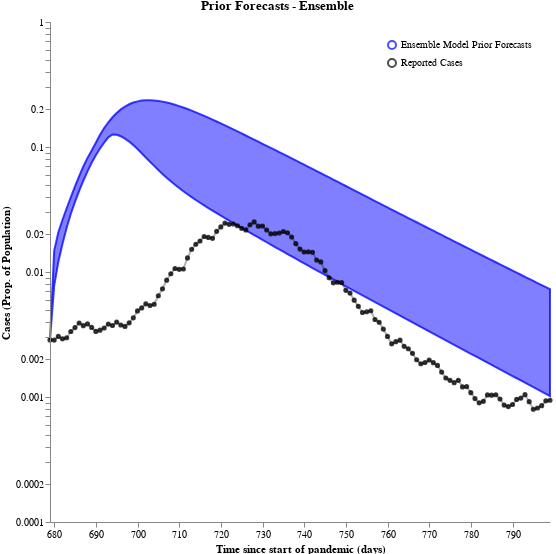

This figure's notebook cell:
### Code cell
# ensemble_prior_forecasts = sample(ensemble, all_timepoints, num_samples)

ensemble_prior_forecasts_df = convert_to_output_format(ensemble_prior_forecasts, all_timepoints, time_unit="days")
case_df = pd.DataFrame({"Reported Cases": plotting_cases, 
                        "timepoint_days": all_timepoints})

schema = plot_trajectories("Prior Forecasts - Ensemble", 
                           ensemble_prior_forecasts_df,
                            points=case_df,
                            keep=["Cases_sol"],
                            relabel={"Cases_sol": "Ensemble Model Prior Forecasts"},
                            colors={
                                "Ensemble Model Prior Forecasts": "blue",
                                "Reported Cases": "black",
                            })
plots.save_schema(schema, "_schema.json")
plots.ipy_display(schema)

### Figure 1 — Vega specification as saved in the notebook (floating-point values rounded to 4 significant figures)
{"$schema": "https://vega.github.io/schema/vega/v5.json", "axes": [{"name": "x_axis", "orient": "bottom", "scale": "xscale", "title": "Time since start of pandemic (days)", "zindex": 100}, {"name": "y_axis", "orient": "left", "scale": "yscale", "title": "Cases (Prop. of Population)", "zindex": 100}], "data": [{"name": "distributions", "values": [{"lower": 0.00286, "timepoint": 679, "trajectory": "Ensemble Model Prior Forecasts", "upper": 0.00286}, {"lower": 0.007753, "timepoint": 680, "trajectory": "Ensemble Model Prior Forecasts", "upper": 0.01476}, {"lower": 0.01208, "timepoint": 681, "trajectory": "Ensemble Model Prior Forecasts", "upper": 0.02079}, {"lower": 0.01685, "timepoint": 682, "trajectory": "Ensemble Model Prior Forecasts", "upper": 0.0262}, {"lower": 0.02257, "timepoint": 683, "trajectory": "Ensemble Model Prior Forecasts", "upper": 0.03234}, {"lower": 0.02925, "timepoint": 684, "trajectory": "Ensemble Model Prior Forecasts", "upper": 0.03968}, {"lower": 0.03635, "timepoint": 685, "trajectory": "Ensemble Model Prior Forecasts", "upper": 0.04844}, {"lower": 0.04451, "timepoint": 686, "trajectory": "Ensemble Model Prior Forecasts", "upper": 0.05855}, {"lower": 0.05372, "timepoint": 687, "trajectory": "Ensemble Model Prior Forecasts", "upper": 0.06979}, {"lower": 0.06387, "timepoint": 688, "trajectory": "Ensemble Model Prior Forecasts", "upper": 0.08177}, {"lower": 0.07481, "timepoint": 689, "trajectory": "Ensemble Model Prior Forecasts", "upper": 0.09388}, {"lower": 0.08604, "timepoint": 690, "trajectory": "Ensemble Model Prior Forecasts", "upper": 0.1082}, {"lower": 0.09723, "timepoint": 691, "trajectory": "Ensemble Model Prior Forecasts", "upper": 0.125}, {"lower": 0.1085, "timepoint": 692, "trajectory": "Ensemble Model Prior Forecasts", "upper": 0.1417}, {"lower": 0.1195, "timepoint": 693, "trajectory": "Ensemble Model Prior Forecasts", "upper": 0.1577}, {"lower": 0.126, "timepoint": 694, "trajectory": "Ensemble Model Prior Forecasts", "upper": 0.1729}, {"lower": 0.1251, "timepoint": 695, "trajectory": "Ensemble Model Prior Forecasts", "upper": 0.1873}, {"lower": 0.1219, "timepoint": 696, "trajectory": "Ensemble Model Prior Forecasts", "upper": 0.2}, {"lower": 0.1168, "timepoint": 697, "trajectory": "Ensemble Model Prior Forecasts", "upper": 0.2109}, {"lower": 0.1105, "timepoint": 698, "trajectory": "Ensemble Model Prior Forecasts", "upper": 0.2198}, {"lower": 0.1035, "timepoint": 699, "trajectory": "Ensemble Model Prior Forecasts", "upper": 0.2267}, {"lower": 0.09632, "timepoint": 700, "trajectory": "Ensemble Model Prior Forecasts", "upper": 0.2317}, {"lower": 0.08924, "timepoint": 701, "trajectory": "Ensemble Model Prior Forecasts", "upper": 0.235}, {"lower": 0.08252, "timepoint": 702, "trajectory": "Ensemble Model Prior Forecasts", "upper": 0.2367}, {"lower": 0.07628, "timepoint": 703, "trajectory": "Ensemble Model Prior Forecasts", "upper": 0.2369}, {"lower": 0.0706, "timepoint": 704, "trajectory": "Ensemble Model Prior Forecasts", "upper": 0.2359}, {"lower": 0.06547, "timepoint": 705, "trajectory": "Ensemble Model Prior Forecasts", "upper": 0.2338}, {"lower": 0.06089, "timepoint": 706, "trajectory": "Ensemble Model Prior Forecasts", "upper": 0.2307}, {"lower": 0.0568, "timepoint": 707, "trajectory": "Ensemble Model Prior Forecasts", "upper": 0.227}, {"lower": 0.05314, "timepoint": 708, "trajectory": "Ensemble Model Prior Forecasts", "upper": 0.2226}, {"lower": 0.04988, "timepoint": 709, "trajectory": "Ensemble Model Prior Forecasts", "upper": 0.2177}, {"lower": 0.04694, "timepoint": 710, "trajectory": "Ensemble Model Prior Forecasts", "upper": 0.2124}, {"lower": 0.04429, "timepoint": 711, "trajectory": "Ensemble Model Prior Forecasts", "upper": 0.2069}, {"lower": 0.04189, "timepoint": 712, "trajectory": "Ensemble Model Prior Forecasts", "upper": 0.2012}, {"lower": 0.0397, "timepoint": 713, "trajectory": "Ensemble Model Prior Forecasts", "upper": 0.1953}, {"lower": 0.03768, "timepoint": 714, "trajectory": "Ensemble Model Prior Forecasts", "upper": 0.1894}, {"lower": 0.03582, "timepoint": 715, "trajectory": "Ensemble Model Prior Forecasts", "upper": 0.1834}, {"lower": 0.03409, "timepoint": 716, "trajectory": "Ensemble Model Prior Forecasts", "upper": 0.1775}, {"lower": 0.03248, "timepoint": 717, "trajectory": "Ensemble Model Prior Forecasts", "upper": 0.1716}, {"lower": 0.03097, "timepoint": 718, "trajectory": "Ensemble Model Prior Forecasts", "upper": 0.1657}, {"lower": 0.02955, "timepoint": 719, "trajectory": "Ensemble Model Prior Forecasts", "upper": 0.16}, {"lower": 0.02821, "timepoint": 720, "trajectory": "Ensemble Model Prior Forecasts", "upper": 0.1544}, {"lower": 0.02695, "timepoint": 721, "trajectory": "Ensemble Model Prior Forecasts", "upper": 0.1489}, {"lower": 0.02575, "timepoint": 722, "trajectory": "Ensemble Model Prior Forecasts", "upper": 0.1436}, {"lower": 0.02462, "timepoint": 723, "trajectory": "Ensemble Model Prior Forecasts", "upper": 0.1384}, {"lower": 0.02354, "timepoint": 724, "trajectory": "Ensemble Model Prior Forecasts", "upper": 0.1333}, {"lower": 0.02252, "timepoint": 725, "trajectory": "Ensemble Model Prior Forecasts", "upper": 0.1284}, {"lower": 0.02154, "timepoint": 726, "trajectory": "Ensemble Model Prior Forecasts", "upper": 0.1236}, {"lower": 0.02061, "timepoint": 727, "trajectory": "Ensemble Model Prior Forecasts", "upper": 0.119}, {"lower": 0.01973, "timepoint": 728, "trajectory": "Ensemble Model Prior Forecasts", "upper": 0.1146}, {"lower": 0.01888, "timepoint": 729, "trajectory": "Ensemble Model Prior Forecasts", "upper": 0.1103}, {"lower": 0.01808, "timepoint": 730, "trajectory": "Ensemble Model Prior Forecasts", "upper": 0.1061}, {"lower": 0.0173, "timepoint": 731, "trajectory": "Ensemble Model Prior Forecasts", "upper": 0.1022}, {"lower": 0.01655, "timepoint": 732, "trajectory": "Ensemble Model Prior Forecasts", "upper": 0.09837}, {"lower": 0.01585, "timepoint": 733, "trajectory": "Ensemble Model Prior Forecasts", "upper": 0.09469}, {"lower": 0.01517, "timepoint": 734, "trajectory": "Ensemble Model Prior Forecasts", "upper": 0.09113}, {"lower": 0.01453, "timepoint": 735, "trajectory": "Ensemble Model Prior Forecasts", "upper": 0.08769}, {"lower": 0.01391, "timepoint": 736, "trajectory": "Ensemble Model Prior Forecasts", "upper": 0.08437}, {"lower": 0.01333, "timepoint": 737, "trajectory": "Ensemble Model Prior Forecasts", "upper": 0.08117}, {"lower": 0.01277, "timepoint": 738, "trajectory": "Ensemble Model Prior Forecasts", "upper": 0.07808}, {"lower": 0.01223, "timepoint": 739, "trajectory": "Ensemble Model Prior Forecasts", "upper": 0.0751}, {"lower": 0.01172, "timepoint": 740, "trajectory": "Ensemble Model Prior Forecasts", "upper": 0.07223}, {"lower": 0.01123, "timepoint": 741, "trajectory": "Ensemble Model Prior Forecasts", "upper": 0.06946}, {"lower": 0.01076, "timepoint": 742, "trajectory": "Ensemble Model Prior Forecasts", "upper": 0.0668}, {"lower": 0.01032, "timepoint": 743, "trajectory": "Ensemble Model Prior Forecasts", "upper": 0.06423}, {"lower": 0.009889, "timepoint": 744, "trajectory": "Ensemble Model Prior Forecasts", "upper": 0.06176}, {"lower": 0.00948, "timepoint": 745, "trajectory": "Ensemble Model Prior Forecasts", "upper": 0.05938}, {"lower": 0.009089, "timepoint": 746, "trajectory": "Ensemble Model Prior Forecasts", "upper": 0.05709}, {"lower": 0.008714, "timepoint": 747, "trajectory": "Ensemble Model Prior Forecasts", "upper": 0.05489}, {"lower": 0.008356, "timepoint": 748, "trajectory": "Ensemble Model Prior Forecasts", "upper": 0.05277}, {"lower": 0.008013, "timepoint": 749, "trajectory": "Ensemble Model Prior Forecasts", "upper": 0.05073}, {"lower": 0.007685, "timepoint": 750, "trajectory": "Ensemble Model Prior Forecasts", "upper": 0.04876}, {"lower": 0.00737, "timepoint": 751, "trajectory": "Ensemble Model Prior Forecasts", "upper": 0.04688}, {"lower": 0.007069, "timepoint": 752, "trajectory": "Ensemble Model Prior Forecasts", "upper": 0.04506}, {"lower": 0.006781, "timepoint": 753, "trajectory": "Ensemble Model Prior Forecasts", "upper": 0.04331}, {"lower": 0.006505, "timepoint": 754, "trajectory": "Ensemble Model Prior Forecasts", "upper": 0.04163}, {"lower": 0.00624, "timepoint": 755, "trajectory": "Ensemble Model Prior Forecasts", "upper": 0.04002}, {"lower": 0.005987, "timepoint": 756, "trajectory": "Ensemble Model Prior Forecasts", "upper": 0.03847}, {"lower": 0.005744, "timepoint": 757, "trajectory": "Ensemble Model Prior Forecasts", "upper": 0.03697}, {"lower": 0.005511, "timepoint": 758, "trajectory": "Ensemble Model Prior Forecasts", "upper": 0.03554}, {"lower": 0.005287, "timepoint": 759, "trajectory": "Ensemble Model Prior Forecasts", "upper": 0.03417}, {"lower": 0.005071, "timepoint": 760, "trajectory": "Ensemble Model Prior Forecasts", "upper": 0.03286}, {"lower": 0.004864, "timepoint": 761, "trajectory": "Ensemble Model Prior Forecasts", "upper": 0.0316}, {"lower": 0.004666, "timepoint": 762, "trajectory": "Ensemble Model Prior Forecasts", "upper": 0.03039}, {"lower": 0.004476, "timepoint": 763, "trajectory": "Ensemble Model Prior Forecasts", "upper": 0.02922}, {"lower": 0.004294, "timepoint": 764, "trajectory": "Ensemble Model Prior Forecasts", "upper": 0.0281}, {"lower": 0.00412, "timepoint": 765, "trajectory": "Ensemble Model Prior Forecasts", "upper": 0.02703}, {"lower": 0.003953, "timepoint": 766, "trajectory": "Ensemble Model Prior Forecasts", "upper": 0.02599}, {"lower": 0.003792, "timepoint": 767, "trajectory": "Ensemble Model Prior Forecasts", "upper": 0.025}, {"lower": 0.003638, "timepoint": 768, "trajectory": "Ensemble Model Prior Forecasts", "upper": 0.02404}, {"lower": 0.003491, "timepoint": 769, "trajectory": "Ensemble Model Prior Forecasts", "upper": 0.02312}, {"lower": 0.003349, "timepoint": 770, "trajectory": "Ensemble Model Prior Forecasts", "upper": 0.02224}, {"lower": 0.003214, "timepoint": 771, "trajectory": "Ensemble Model Prior Forecasts", "upper": 0.02139}, {"lower": 0.003084, "timepoint": 772, "trajectory": "Ensemble Model Prior Forecasts", "upper": 0.02057}, {"lower": 0.002959, "timepoint": 773, "trajectory": "Ensemble Model Prior Forecasts", "upper": 0.01979}, {"lower": 0.002839, "timepoint": 774, "trajectory": "Ensemble Model Prior Forecasts", "upper": 0.01903}, {"lower": 0.002725, "timepoint": 775, "trajectory": "Ensemble Model Prior Forecasts", "upper": 0.01831}, {"lower": 0.002615, "timepoint": 776, "trajectory": "Ensemble Model Prior Forecasts", "upper": 0.01761}, {"lower": 0.002509, "timepoint": 777, "trajectory": "Ensemble Model Prior Forecasts", "upper": 0.01694}, {"lower": 0.002408, "timepoint": 778, "trajectory": "Ensemble Model Prior Forecasts", "upper": 0.0163}, {"lower": 0.002311, "timepoint": 779, "trajectory": "Ensemble Model Prior Forecasts", "upper": 0.01568}, {"lower": 0.002218, "timepoint": 780, "trajectory": "Ensemble Model Prior Forecasts", "upper": 0.01508}, {"lower": 0.002128, "timepoint": 781, "trajectory": "Ensemble Model Prior Forecasts", "upper": 0.01451}, {"lower": 0.002043, "timepoint": 782, "trajectory": "Ensemble Model Prior Forecasts", "upper": 0.01396}, {"lower": 0.001961, "timepoint": 783, "trajectory": "Ensemble Model Prior Forecasts", "upper": 0.01343}, {"lower": 0.001882, "timepoint": 784, "trajectory": "Ensemble Model Prior Forecasts", "upper": 0.01292}, {"lower": 0.001806, "timepoint": 785, "trajectory": "Ensemble Model Prior Forecasts", "upper": 0.01244}, {"lower": 0.001734, "timepoint": 786, "trajectory": "Ensemble Model Prior Forecasts", "upper": 0.01197}, {"lower": 0.001664, "timepoint": 787, "trajectory": "Ensemble Model Prior Forecasts", "upper": 0.01151}, {"lower": 0.001597, "timepoint": 788, "trajectory": "Ensemble Model Prior Forecasts", "upper": 0.01108}, {"lower": 0.001533, "timepoint": 789, "trajectory": "Ensemble Model Prior Forecasts", "upper": 0.01066}, {"lower": 0.001472, "timepoint": 790, "trajectory": "Ensemble Model Prior Forecasts", "upper": 0.01026}, {"lower": 0.001413, "timepoint": 791, "trajectory": "Ensemble Model Prior Forecasts", "upper": 0.009877}, {"lower": 0.001356, "timepoint": 792, "trajectory": "Ensemble Model Prior Forecasts", "upper": 0.009506}, {"lower": 0.001302, "timepoint": 793, "trajectory": "Ensemble Model Prior Forecasts", "upper": 0.00915}, {"lower": 0.00125, "timepoint": 794, "trajectory": "Ensemble Model Prior Forecasts", "upper": 0.008808}, {"lower": 0.0012, "timepoint": 795, "trajectory": "Ensemble Model Prior Forecasts", "upper": 0.008478}, {"lower": 0.001152, "timepoint": 796, "trajectory": "Ensemble Model Prior Forecasts", "upper": 0.008162}, {"lower": 0.001106, "timepoint": 797, "trajectory": "Ensemble Model Prior Forecasts", "upper": 0.007857}, {"lower": 0.001061, "timepoint": 798, "trajectory": "Ensemble Model Prior Forecasts", "upper": 0.007565}, {"lower": 0.001019, "timepoint": 799, "trajectory": "Ensemble Model Prior Forecasts", "upper": 0.007283}]}, {"name": "traces", "transform": [{"expr": "isValid(datum.value)", "type": "filter"}], "values": []}, {"name": "points", "values": [{"sample_id": 0, "timepoint": 679, "trajectory": "Reported Cases", "value": 0.00286}, {"sample_id": 0, "timepoint": 680, "trajectory": "Reported Cases", "value": 0.002851}, {"sample_id": 0, "timepoint": 681, "trajectory": "Reported Cases", "value": 0.003051}, {"sample_id": 0, "timepoint": 682, "trajectory": "Reported Cases", "value": 0.002919}, {"sample_id": 0, "timepoint": 683, "trajectory": "Reported Cases", "value": 0.002978}, {"sample_id": 0, "timepoint": 684, "trajectory": "Reported Cases", "value": 0.00334}, {"sample_id": 0, "timepoint": 685, "trajectory": "Reported Cases", "value": 0.003593}, {"sample_id": 0, "timepoint": 686, "trajectory": "Reported Cases", "value": 0.003907}, {"sample_id": 0, "timepoint": 687, "trajectory": "Reported Cases", "value": 0.003723}, {"sample_id": 0, "timepoint": 688, "trajectory": "Reported Cases", "value": 0.003843}, {"sample_id": 0, "timepoint": 689, "trajectory": "Reported Cases", "value": 0.003604}, {"sample_id": 0, "timepoint": 690, "trajectory": "Reported Cases", "value": 0.003349}, {"sample_id": 0, "timepoint": 691, "trajectory": "Reported Cases", "value": 0.003425}, {"sample_id": 0, "timepoint": 692, "trajectory": "Reported Cases", "value": 0.003563}, {"sample_id": 0, "timepoint": 693, "trajectory": "Reported Cases", "value": 0.003831}, {"sample_id": 0, "timepoint": 694, "trajectory": "Reported Cases", "value": 0.003732}, {"sample_id": 0, "timepoint": 695, "trajectory": "Reported Cases", "value": 0.003974}, {"sample_id": 0, "timepoint": 696, "trajectory": "Reported Cases", "value": 0.00377}, {"sample_id": 0, "timepoint": 697, "trajectory": "Reported Cases", "value": 0.00367}, {"sample_id": 0, "timepoint": 698, "trajectory": "Reported Cases", "value": 0.003922}, {"sample_id": 0, "timepoint": 699, "trajectory": "Reported Cases", "value": 0.004298}, {"sample_id": 0, "timepoint": 700, "trajectory": "Reported Cases", "value": 0.004884}, {"sample_id": 0, "timepoint": 701, "trajectory": "Reported Cases", "value": 0.005158}, {"sample_id": 0, "timepoint": 702, "trajectory": "Reported Cases", "value": 0.005565}, {"sample_id": 0, "timepoint": 703, "trajectory": "Reported Cases", "value": 0.005392}, {"sample_id": 0, "timepoint": 704, "trajectory": "Reported Cases", "value": 0.005517}, {"sample_id": 0, "timepoint": 705, "trajectory": "Reported Cases", "value": 0.006461}, {"sample_id": 0, "timepoint": 706, "trajectory": "Reported Cases", "value": 0.007337}, {"sample_id": 0, "timepoint": 707, "trajectory": "Reported Cases", "value": 0.008603}, {"sample_id": 0, "timepoint": 708, "trajectory": "Reported Cases", "value": 0.009678}, {"sample_id": 0, "timepoint": 709, "trajectory": "Reported Cases", "value": 0.01067}, {"sample_id": 0, "timepoint": 710, "trajectory": "Reported Cases", "value": 0.0105}, {"sample_id": 0, "timepoint": 711, "trajectory": "Reported Cases", "value": 0.01057}, {"sample_id": 0, "timepoint": 712, "trajectory": "Reported Cases", "value": 0.01296}, {"sample_id": 0, "timepoint": 713, "trajectory": "Reported Cases", "value": 0.0152}, {"sample_id": 0, "timepoint": 714, "trajectory": "Reported Cases", "value": 0.01668}, {"sample_id": 0, "timepoint": 715, "trajectory": "Reported Cases", "value": 0.0177}, {"sample_id": 0, "timepoint": 716, "trajectory": "Reported Cases", "value": 0.01922}, {"sample_id": 0, "timepoint": 717, "trajectory": "Reported Cases", "value": 0.01892}, {"sample_id": 0, "timepoint": 718, "trajectory": "Reported Cases", "value": 0.0186}, {"sample_id": 0, "timepoint": 719, "trajectory": "Reported Cases", "value": 0.02114}, {"sample_id": 0, "timepoint": 720, "trajectory": "Reported Cases", "value": 0.02293}, {"sample_id": 0, "timepoint": 721, "trajectory": "Reported Cases", "value": 0.02461}, {"sample_id": 0, "timepoint": 722, "trajectory": "Reported Cases", "value": 0.02407}, {"sample_id": 0, "timepoint": 723, "trajectory": "Reported Cases", "value": 0.02423}, {"sample_id": 0, "timepoint": 724, "trajectory": "Reported Cases", "value": 0.02344}, {"sample_id": 0, "timepoint": 725, "trajectory": "Reported Cases", "value": 0.02236}, {"sample_id": 0, "timepoint": 726, "trajectory": "Reported Cases", "value": 0.02171}, {"sample_id": 0, "timepoint": 727, "trajectory": "Reported Cases", "value": 0.02389}, {"sample_id": 0, "timepoint": 728, "trajectory": "Reported Cases", "value": 0.02514}, {"sample_id": 0, "timepoint": 729, "trajectory": "Reported Cases", "value": 0.02326}, {"sample_id": 0, "timepoint": 730, "trajectory": "Reported Cases", "value": 0.02332}, {"sample_id": 0, "timepoint": 731, "trajectory": "Reported Cases", "value": 0.02168}, {"sample_id": 0, "timepoint": 732, "trajectory": "Reported Cases", "value": 0.02019}, {"sample_id": 0, "timepoint": 733, "trajectory": "Reported Cases", "value": 0.02028}, {"sample_id": 0, "timepoint": 734, "trajectory": "Reported Cases", "value": 0.02051}, {"sample_id": 0, "timepoint": 735, "trajectory": "Reported Cases", "value": 0.02109}, {"sample_id": 0, "timepoint": 736, "trajectory": "Reported Cases", "value": 0.02061}, {"sample_id": 0, "timepoint": 737, "trajectory": "Reported Cases", "value": 0.01905}, {"sample_id": 0, "timepoint": 738, "trajectory": "Reported Cases", "value": 0.01686}, {"sample_id": 0, "timepoint": 739, "trajectory": "Reported Cases", "value": 0.01526}, {"sample_id": 0, "timepoint": 740, "trajectory": "Reported Cases", "value": 0.01444}, {"sample_id": 0, "timepoint": 741, "trajectory": "Reported Cases", "value": 0.01449}, {"sample_id": 0, "timepoint": 742, "trajectory": "Reported Cases", "value": 0.01436}, {"sample_id": 0, "timepoint": 743, "trajectory": "Reported Cases", "value": 0.01245}, {"sample_id": 0, "timepoint": 744, "trajectory": "Reported Cases", "value": 0.01203}, {"sample_id": 0, "timepoint": 745, "trajectory": "Reported Cases", "value": 0.01026}, {"sample_id": 0, "timepoint": 746, "trajectory": "Reported Cases", "value": 0.009}, {"sample_id": 0, "timepoint": 747, "trajectory": "Reported Cases", "value": 0.008186}, {"sample_id": 0, "timepoint": 748, "trajectory": "Reported Cases", "value": 0.00828}, {"sample_id": 0, "timepoint": 749, "trajectory": "Reported Cases", "value": 0.008238}, {"sample_id": 0, "timepoint": 750, "trajectory": "Reported Cases", "value": 0.007139}, {"sample_id": 0, "timepoint": 751, "trajectory": "Reported Cases", "value": 0.006782}, {"sample_id": 0, "timepoint": 752, "trajectory": "Reported Cases", "value": 0.005956}, {"sample_id": 0, "timepoint": 753, "trajectory": "Reported Cases", "value": 0.00531}, {"sample_id": 0, "timepoint": 754, "trajectory": "Reported Cases", "value": 0.004745}, {"sample_id": 0, "timepoint": 755, "trajectory": "Reported Cases", "value": 0.004811}, {"sample_id": 0, "timepoint": 756, "trajectory": "Reported Cases", "value": 0.004898}, {"sample_id": 0, "timepoint": 757, "trajectory": "Reported Cases", "value": 0.00417}, {"sample_id": 0, "timepoint": 758, "trajectory": "Reported Cases", "value": 0.00396}, {"sample_id": 0, "timepoint": 759, "trajectory": "Reported Cases", "value": 0.003493}, {"sample_id": 0, "timepoint": 760, "trajectory": "Reported Cases", "value": 0.00305}, {"sample_id": 0, "timepoint": 761, "trajectory": "Reported Cases", "value": 0.002663}, {"sample_id": 0, "timepoint": 762, "trajectory": "Reported Cases", "value": 0.002773}, {"sample_id": 0, "timepoint": 763, "trajectory": "Reported Cases", "value": 0.002848}, {"sample_id": 0, "timepoint": 764, "trajectory": "Reported Cases", "value": 0.002544}, {"sample_id": 0, "timepoint": 765, "trajectory": "Reported Cases", "value": 0.002434}, {"sample_id": 0, "timepoint": 766, "trajectory": "Reported Cases", "value": 0.002235}, {"sample_id": 0, "timepoint": 767, "trajectory": "Reported Cases", "value": 0.001986}, {"sample_id": 0, "timepoint": 768, "trajectory": "Reported Cases", "value": 0.001844}, {"sample_id": 0, "timepoint": 769, "trajectory": "Reported Cases", "value": 0.001887}, {"sample_id": 0, "timepoint": 770, "trajectory": "Reported Cases", "value": 0.001976}, {"sample_id": 0, "timepoint": 771, "trajectory": "Reported Cases", "value": 0.001882}, {"sample_id": 0, "timepoint": 772, "trajectory": "Reported Cases", "value": 0.001789}, {"sample_id": 0, "timepoint": 773, "trajectory": "Reported Cases", "value": 0.001582}, {"sample_id": 0, "timepoint": 774, "trajectory": "Reported Cases", "value": 0.00142}, {"sample_id": 0, "timepoint": 775, "trajectory": "Reported Cases", "value": 0.001359}, {"sample_id": 0, "timepoint": 776, "trajectory": "Reported Cases", "value": 0.001303}, {"sample_id": 0, "timepoint": 777, "trajectory": "Reported Cases", "value": 0.001358}, {"sample_id": 0, "timepoint": 778, "trajectory": "Reported Cases", "value": 0.001204}, {"sample_id": 0, "timepoint": 779, "trajectory": "Reported Cases", "value": 0.001211}, {"sample_id": 0, "timepoint": 780, "trajectory": "Reported Cases", "value": 0.001083}, {"sample_id": 0, "timepoint": 781, "trajectory": "Reported Cases", "value": 0.0009712}, {"sample_id": 0, "timepoint": 782, "trajectory": "Reported Cases", "value": 0.0008982}, {"sample_id": 0, "timepoint": 783, "trajectory": "Reported Cases", "value": 0.0009231}, {"sample_id": 0, "timepoint": 784, "trajectory": "Reported Cases", "value": 0.001039}, {"sample_id": 0, "timepoint": 785, "trajectory": "Reported Cases", "value": 0.001035}, {"sample_id": 0, "timepoint": 786, "trajectory": "Reported Cases", "value": 0.001042}, {"sample_id": 0, "timepoint": 787, "trajectory": "Reported Cases", "value": 0.0009643}, {"sample_id": 0, "timepoint": 788, "trajectory": "Reported Cases", "value": 0.0008619}, {"sample_id": 0, "timepoint": 789, "trajectory": "Reported Cases", "value": 0.0008386}, {"sample_id": 0, "timepoint": 790, "trajectory": "Reported Cases", "value": 0.0008709}, {"sample_id": 0, "timepoint": 791, "trajectory": "Reported Cases", "value": 0.000957}, {"sample_id": 0, "timepoint": 792, "trajectory": "Reported Cases", "value": 0.0009805}, {"sample_id": 0, "timepoint": 793, "trajectory": "Reported Cases", "value": 0.001043}, {"sample_id": 0, "timepoint": 794, "trajectory": "Reported Cases", "value": 0.0009183}, {"sample_id": 0, "timepoint": 795, "trajectory": "Reported Cases", "value": 0.0007978}, {"sample_id": 0, "timepoint": 796, "trajectory": "Reported Cases", "value": 0.0008161}, {"sample_id": 0, "timepoint": 797, "trajectory": "Reported Cases", "value": 0.0008521}, {"sample_id": 0, "timepoint": 798, "trajectory": "Reported Cases", "value": 0.0009318}, {"sample_id": 0, "timepoint": 799, "trajectory": "Reported Cases", "value": 0.0009424}]}, {"name": "markers", "values": []}, {"name": "selected", "on": [{"remove": true, "trigger": "clear"}, {"remove": true, "trigger": "!shift"}, {"insert": "clicked", "trigger": "!shift && clicked"}, {"toggle": "clicked", "trigger": "shift && clicked"}]}], "height": 500, "legends": [{"encode": {"labels": {"interactive": true, "name": "legendLabel", "update": {"opacity": [{"test": "!length(data('selected')) || indata('selected', 'value', datum.value)", "value": 1}, {"value": 0.25}]}}, "symbols": {"interactive": true, "name": "legendSymbol", "update": {"fill": {"value": "transparent"}, "opacity": [{"test": "!length(data('selected')) || indata('selected', 'value', datum.value)", "value": 0.7}, {"value": 0.15}], "size": {"value": 64}, "strokeWidth": {"value": 2}}}}, "name": "color_legend", "orient": "top-right", "stroke": "color"}], "marks": [{"from": {"facet": {"data": "points", "groupby": "trajectory", "name": "points_split"}}, "marks": [{"encode": {"hover": {"fillOpacity": {"value": 0.9}}, "update": {"fill": {"field": "trajectory", "scale": "color"}, "fillOpacity": [{"test": "!length(data('selected')) || indata('selected', 'value', datum.trajectory)", "value": 0.5}, {"value": 0.15}], "size": {"value": 10}, "stroke": {"field": "trajectory", "scale": "color"}, "strokeOpacity": [{"test": "!length(data('selected')) || indata('selected', 'value', datum.trajectory)", "value": 0.75}, {"value": 0.15}], "strokeWidth": {"value": 2}, "tooltip": {"field": "value"}, "x": {"field": "timepoint", "scale": "xscale"}, "y": {"field": "value", "scale": "yscale"}}}, "from": {"data": "points_split"}, "name": "_points_symbol", "type": "symbol", "zindex": 3}, {"encode": {"hover": {"fillOpacity": {"value": 0.9}}, "update": {"interpolate": {"value": "linear"}, "stroke": {"field": "trajectory", "scale": "color"}, "strokeOpacity": [{"test": "!length(data('selected')) || indata('selected', 'value', datum.trajectory)", "value": 0.3}, {"value": 0.1}], "strokeWidth": {"value": 2}, "x": {"field": "timepoint", "scale": "xscale"}, "y": {"field": "value", "scale": "yscale"}}}, "from": {"data": "points_split"}, "name": "_points_line", "type": "line", "zindex": 3}], "name": "_points", "type": "group", "zindex": 3}, {"from": {"facet": {"data": "traces", "groupby": "trajectory", "name": "traces_split"}}, "marks": [{"encode": {"hover": {"fillOpacity": {"value": 0.9}}, "update": {"interpolate": {"value": "linear"}, "stroke": {"field": "trajectory", "scale": "color"}, "strokeOpacity": [{"test": "!length(data('selected')) || indata('selected', 'value', datum.trajectory)", "value": 0.75}, {"value": 0.15}], "strokeWidth": {"value": 2}, "x": {"field": "timepoint", "scale": "xscale"}, "y": {"field": "value", "scale": "yscale"}}}, "from": {"data": "traces_split"}, "name": "_traces_lines", "type": "line"}], "name": "_traces", "type": "group", "zindex": 2}, {"from": {"facet": {"data": "distributions", "groupby": "trajectory", "name": "trajectory_split"}}, "marks": [{"encode": {"hover": {"fillOpacity": {"value": 0.9}}, "update": {"fill": {"field": "trajectory", "scale": "color"}, "fillOpacity": [{"test": "!length(data('selected')) || indata('selected', 'value', datum.trajectory)", "value": 0.5}, {"value": 0.15}], "interpolate": {"value": "linear"}, "stroke": {"field": "trajectory", "scale": "color"}, "strokeOpacity": [{"test": "!length(data('selected')) || indata('selected', 'value', datum.trajectory)", "value": 0.75}, {"value": 0.15}], "strokeWidth": {"value": 2}, "x": {"field": "timepoint", "scale": "xscale"}, "y": {"field": "upper", "scale": "yscale"}, "y2": {"field": "lower", "scale": "yscale"}}}, "from": {"data": "trajectory_split"}, "type": "area"}], "name": "_distributions", "type": "group", "zindex": 1}, {"marks": [{"encode": {"enter": {"stroke": {"value": "lightgray"}}, "update": {"opacity": {"value": 1}, "x": {"field": "timepoint", "scale": "xscale"}, "y": {"signal": "height"}, "y2": {"value": 0}}}, "from": {"data": "markers"}, "name": "_marker text", "type": "rule"}, {"encode": {"enter": {"fontSize": {"value": 8}, "text": {"field": "datum.label"}, "y": {"value": 0}}}, "from": {"data": "_marker text"}, "name": "_marker flags", "transform": [{"as": ["x", "_y", "opacity", "align", "baseline"], "lineAnchor": "start", "offset": [1], "size": {"signal": "[width, height]"}, "type": "label"}], "type": "text"}], "name": "_markers", "type": "group"}], "scales": [{"domain": {"fields": [{"data": "distributions", "field": "timepoint"}, {"data": "traces", "field": "timepoint"}, {"data": "points", "field": "timepoint"}, {"data": "markers", "field": "timepoint"}]}, "name": "xscale", "range": "width", "type": "linear", "zero": false}, {"domain": {"fields": [{"data": "distributions", "field": "lower"}, {"data": "distributions", "field": "upper"}, {"data": "traces", "field": "value"}, {"data": "points", "field": "value"}]}, "name": "yscale", "nice": true, "range": "height", "type": "log", "zero": false}, {"domain": ["Ensemble Model Prior Forecasts", "Reported Cases"], "name": "color", "range": ["blue", "black"], "type": "ordinal"}], "signals": [{"name": "clear", "on": [{"events": "mouseup[!event.item]", "force": true, "update": "true"}], "value": true}, {"name": "shift", "on": [{"events": "@legendSymbol:click, @legendLabel:click", "force": true, "update": "event.shiftKey"}], "value": false}, {"name": "clicked", "on": [{"events": "@legendSymbol:click, @legendLabel:click", "force": true, "update": "{value: datum.value}"}], "value": null}], "title": "Prior Forecasts - Ensemble", "width": 500}
